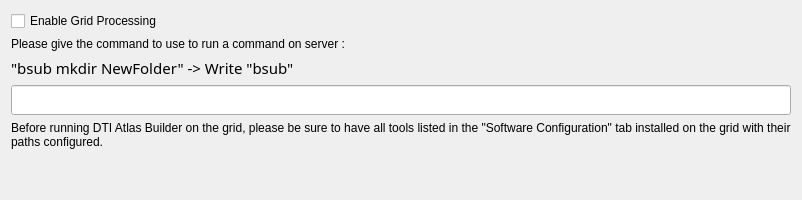
      <widget class="QWidget" name="GridTab">
       <attribute name="title">
        <string>Grid Processing</string>
       </attribute>
       <layout class="QVBoxLayout" name="verticalLayout_15">
        <item>
         <widget class="QCheckBox" name="GridProcesscheckBox">
          <property name="text">
           <string>Enable Grid Processing</string>
          </property>
         </widget>
        </item>
        <item>
         <widget class="QLabel" name="label_22">
          <property name="text">
           <string>Please give the command to use to run a command on server : </string>
          </property>
         </widget>
        </item>
        <item>
         <widget class="QLabel" name="label_23">
          <property name="font">
           <font>
            <family>Courier 10 Pitch</family>
            <pointsize>11</pointsize>
           </font>
          </property>
          <property name="text">
           <string>&quot;bsub mkdir NewFolder&quot; -&gt; Write &quot;bsub&quot;</string>
          </property>
          <property name="textInteractionFlags">
           <set>Qt::LinksAccessibleByMouse|Qt::TextSelectableByMouse</set>
          </property>
         </widget>
        </item>
        <item>
         <widget class="QLineEdit" name="GridProcessCmdLineEdit">
          <property name="font">
           <font>
            <family>Courier 10 Pitch</family>
            <pointsize>11</pointsize>
           </font>
          </property>
          <property name="text">
           <string/>
          </property>
         </widget>
        </item>
        <item>
         <widget class="QLabel" name="label_24">
          <property name="text">
           <string>Before running DTI Atlas Builder on the grid, please be sure to have all tools listed in the &quot;Software Configuration&quot; tab installed on the grid with their
paths configured.</string>
          </property>
         </widget>
        </item>
        <item>
         <spacer name="verticalSpacer_4">
          <property name="orientation">
           <enum>Qt::Vertical</enum>
          </property>
          <property name="sizeHint" stdset="0">
           <size>
            <width>20</width>
            <height>40</height>
           </size>
          </property>
         </spacer>
        </item>
       </layout>
      </widget>
